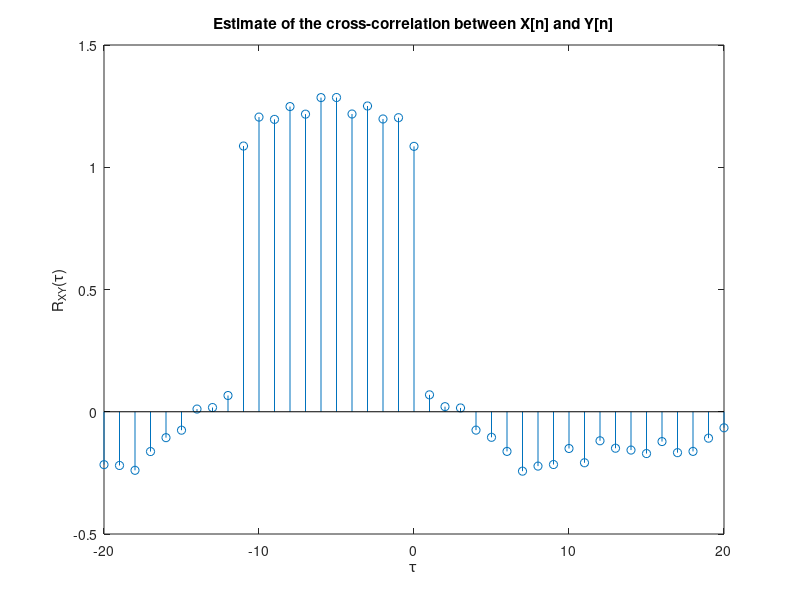

Reproduce this figure in MATLAB.
clear;
close all;

%% 2.3 CROSS-CORRELATION FUNCTION

%% Parameters
N = 1000; %length of the stochastic signal
tau_max = 20;
order = 12; %filter order
b = ones(order,1); %filter coefficients
a = 1; %filter coefficients

%% Signals
x = randn(1,N);
y = filter(b,a,x);

%% Computations
tau = -tau_max:tau_max;
R = xcorr(x, y, tau_max,'unbiased');


%% Plots

figure
stem(tau, R);
title('Estimate of the cross-correlation between X[n] and Y[n]');
xlabel('\tau');
ylabel('R_{XY}(\tau)');